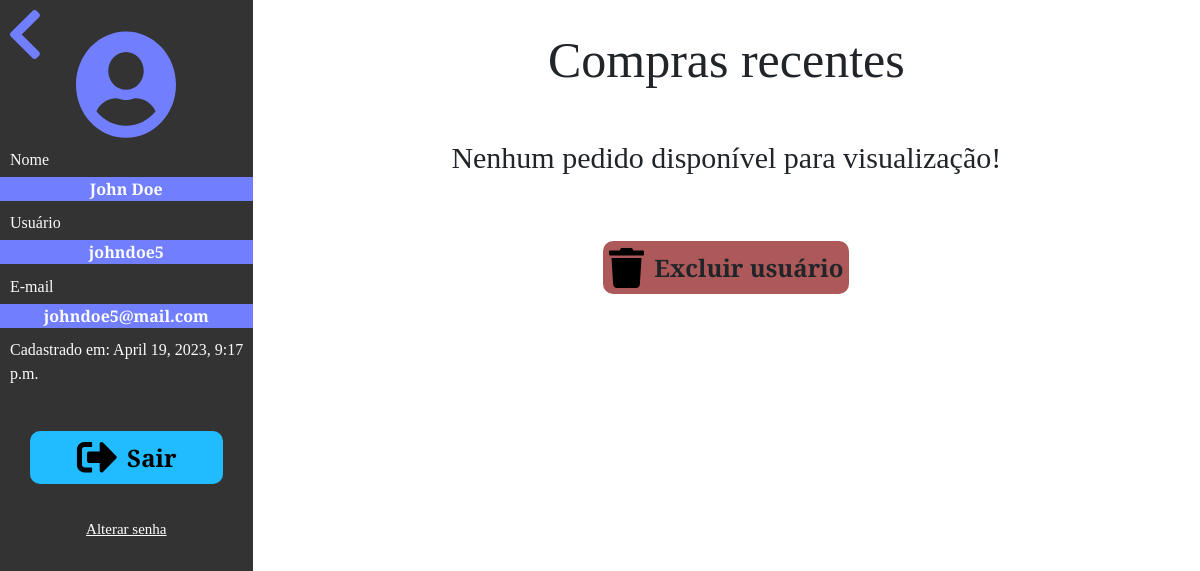
/lojarelogiosapp/user/ (signed in), run on an earlier commit of the app's database.
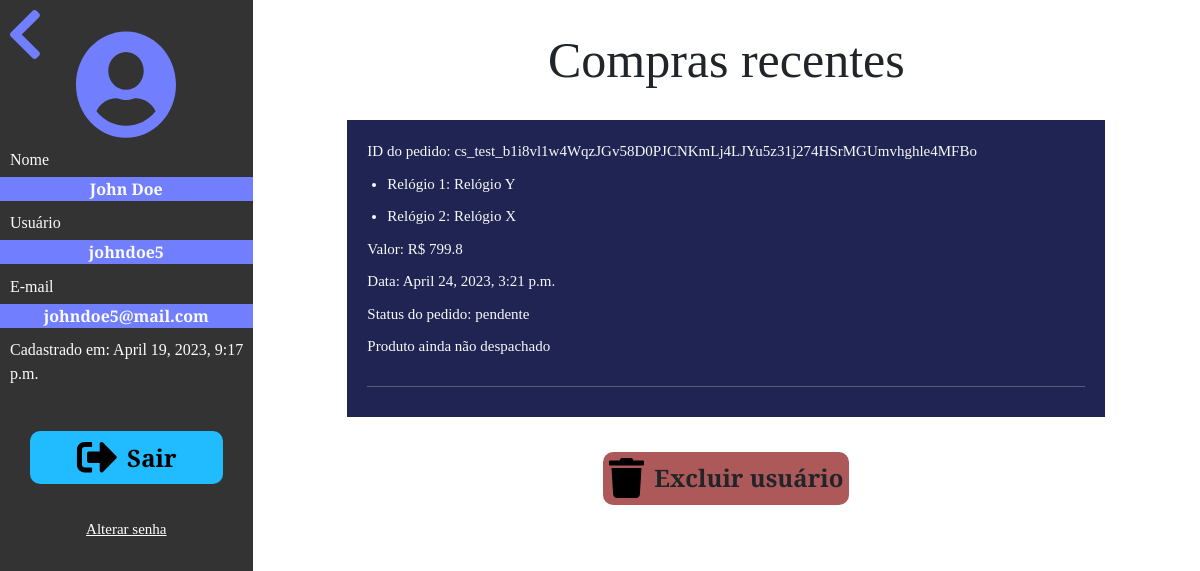
And on a later commit of the database.
### lojarelogiosapp/models.py (models this page shows, shortened)
class Pedido(models.Model):
    STATUS_OPTIONS = [
        ('pendente', 'pendente'),
        ('aceito', 'aceito'),
        ('despachado', 'despachado')
    ]
    id_pedido = models.CharField(max_length=400, primary_key=True)
    fk_carrinho = models.ForeignKey(Carrinho, on_delete=models.CASCADE, editable=False)
    total = models.FloatField(default=0.00)
    data_pedido = models.DateTimeField(auto_now_add=False, default=timezone.now)
    telefone_1 = models.CharField(max_length=25, null=True)
    telefone_2 = models.CharField(max_length=25, null=True)
    estado = models.CharField(max_length=25, null=True)
    cidade = models.CharField(max_length=50, null=True)
    bairro = models.CharField(max_length=150, null=True)
    rua = models.CharField(max_length=150, null=True)
    numero_rua = models.CharField(max_length=150, null=True)
    complemento = models.CharField(null=True, max_length=150)
    cep = models.CharField(max_length=20, null=True)
    status = models.CharField(choices=STATUS_OPTIONS, default=STATUS_OPTIONS[0][1], max_length=25)
    link_rastreamento = models.URLField(null=True)

class Produto(models.Model):
    id_produto = models.AutoField(primary_key=True)
    fk_carrinho = models.ManyToManyField(Carrinho, editable=False)
    fk_pedido = models.ManyToManyField(Pedido, editable=False)
    titulo = models.CharField(max_length=25)
    descricao = models.CharField(max_length=150)
    preco = models.FloatField(default=0.00)
    quantidade = models.IntegerField(default=1)
    imagem_capa = models.FileField(upload_to="lojarelogiosapp/static/lojarelogiosapp/uploads/", null=True)
    imagem_2 = models.FileField(upload_to="lojarelogiosapp/static/lojarelogiosapp/uploads/", null=True)
    imagem_3 = models.FileField(upload_to="lojarelogiosapp/static/lojarelogiosapp/uploads/", null=True)
    stripe_id = models.CharField(max_length=200, null=True)

### lojarelogiosapp/views.py (the view)
# urls.py: path('user/', views.index_user_view, name='index_user'),
def index_user_view(request):
      if request.user.is_authenticated:
            user = request.user
            carrinho = Carrinho.objects.get(fk_usuario = user.id)
            pedidos = Pedido.objects.filter(fk_carrinho = carrinho)
            pedidos_recentes = pedidos.order_by("-data_pedido")[0:4]
            context = {
                 'user': user,
                 'pedidos': pedidos_recentes,
            }
            return render(request, 'lojarelogiosapp/user/index.html', context)
      else:
            return HttpResponseRedirect(reverse('lojarelogiosapp:login'))

### lojarelogiosapp/templates/lojarelogiosapp/user/index.html (shortened to what this page needs)
{% extends 'base.html' %} {% load static %}
{% block content %}
<div class="user-page fs-4" style="font-family: cinzel; height: min-content;">
    <div class="sidebar" style="height: 100vh;">
        <a href="{% url 'lojarelogiosapp:products' %}" class="return">
            <img src="{% static 'lojarelogiosapp/images/icon-arrow.svg' %}" alt="Return" /></a>
        <div class="user">
            <img src="{% static 'lojarelogiosapp/images/icon-user.svg' %}" alt="">
        </div>
        <div class="user-info">
            <label for="name">Nome</label>
            <input disabled type="text" id="name" name="user-info" value="{{ user.first_name }} {{ user.last_name }}">
            <label for="username">Usuário</label>
            <input disabled type="text" id="username" name="user-info" value="{{ user.username }}">
            <label for="email">E-mail</label>
            <input disabled type="text" id="email" name="user-info" value="{{ user.email }}">
            <label for="Create">Cadastrado em: {{ user.date_joined }}</label>
        </div>
        <div class="btn-style3 my-5">
            <img src="{% static 'lojarelogiosapp/images/icon-signout.svg' %}" alt="logout" />
            <a href="{% url 'lojarelogiosapp:logout' %}">Sair</a>
        </div>
        <a href="{% url 'lojarelogiosapp:switch_pass' %}" class="btn btn-sm btn-link fs-4 d-grid mx-auto text-white">Alterar senha</a>
    </div>
    <div class="content">
        <div class="display-1 text-center my-5">Compras recentes</div>
        {% if pedidos %}
        <div class="purchase" style="background-color: #1f2453;">
            {% else %}
            <div class="purchase" style="background: none;">
                <p style="font-family: cinzel;" class="text-center display-5">Nenhum pedido disponível para
                    visualização!</p>
                {% endif %}
                {% for pedido in pedidos %}
                <div style="max-width: fit-content; min-height: fit-content;" class="overflow-auto d-flex text-light">
                    <div class="historic-watch">
                        <p class="fs-4">ID do pedido: {{ pedido.id_pedido }}</p>
                        {% for produto in pedido.produto_set.all %}
                        <ul>
                            <li>
                                <p>Relógio {{forloop.counter}}: {{ produto.titulo }}</p>
                            </li>
                        </ul>
                        {% endfor %}
                        <p>Valor: R$ {{ pedido.total }}</p>
                        <p>Data: {{ pedido.data_pedido }}</p>
                        <p>Status do pedido: {{ pedido.status }}</p>
                        {% if pedido.status == 'despachado' %}
                        <p>Link de rastreamento: {{ pedido.link_rastreamento }}</p>
                        {% else %}
                        <p>Produto ainda não despachado</p>
                        {% endif %}
                    </div>
                </div>
                <hr class="border-bottom-3 border-light">
                {% endfor %}
            </div>
            <div class="user-buttons">
                <div class="btn-style5 my-5">
                    <img src="{% static 'lojarelogiosapp/images/icon-trash.svg' %}" alt="logout" />
                    <a data-bs-toggle="modal" data-bs-target="#exampleModal">Excluir usuário</a>
                </div>
            </div>
        </div>
    </div>
    {% endblock content %}

What changed in the data, as far as the page shows it:
added Pedido: id_pedido "cs_test_b1i8vl1w4WqzJGv58D0PJCNKmLj4LJYu5z31j274HSrMGUmvhghle4MFBo", total "799.8", data_pedido "April 24, 2023, 3:21 p.m.", status "pendente", shows "Produto ainda não despachado"
now on this page (row edited): Produto: titulo "Relógio Y"
now on this page (row edited): Produto: titulo "Relógio X"
Also different on the page:
text no longer shown: "Nenhum pedido disponível para visualização!"
